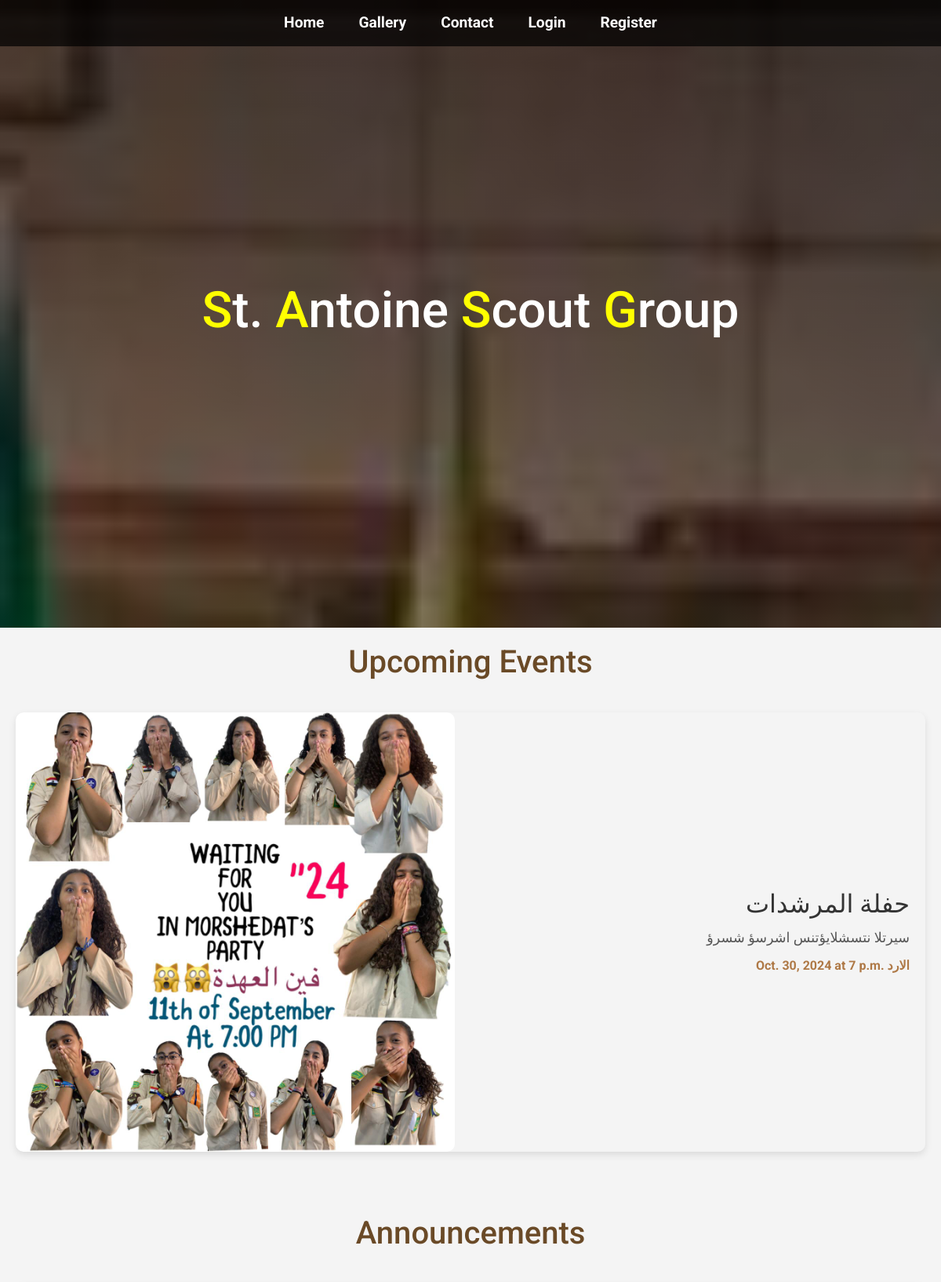
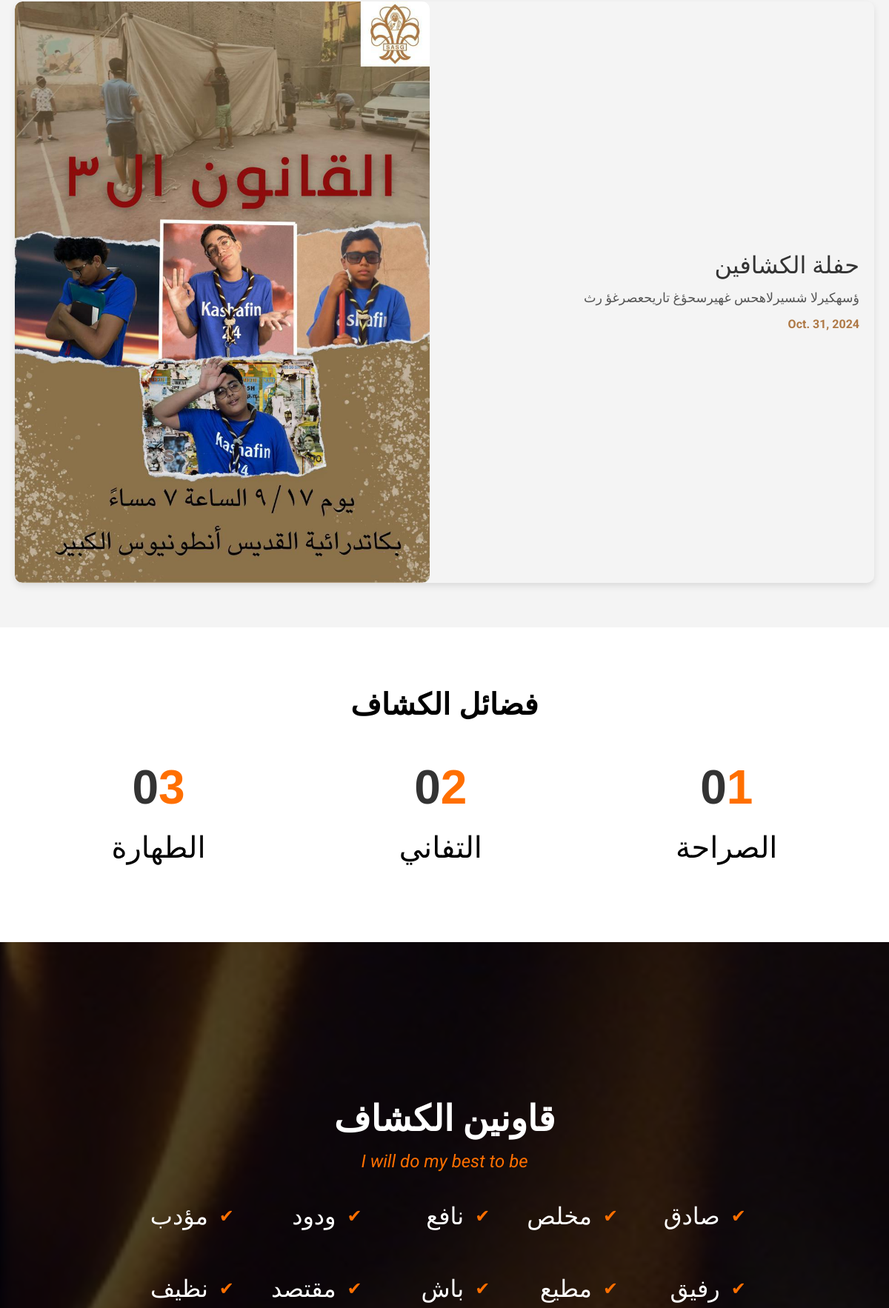
The page / (upper part) on the database its author committed (2 pictures, top to bottom).
### web/models.py (models this page shows, shortened)
class Event(models.Model):
    title = models.CharField(max_length=100)
    date = models.DateField(blank=True, null=True)
    time = models.TimeField(blank=True, null=True)
    location = models.CharField(max_length=100, blank=True)
    description = models.TextField(blank=True)
    image = models.ImageField(upload_to='event_images', blank=True)
    display_on_home = models.BooleanField(default=False)

class Announcement(models.Model):
    title = models.CharField(max_length=100)
    date = models.DateField(blank=True, null=True)
    description = models.TextField(blank=True)
    image = models.ImageField(upload_to='announcement_images', blank=True)
    display_on_home = models.BooleanField(default=False)

### web/views.py (the view)
# urls.py: 2. Add a URL to urlpatterns:  path('', views.home, name='home')
def home(request):
    announcements = Announcement.objects.all()
    events = Event.objects.all()
    galleries = Gallery.objects.prefetch_related('files').order_by('-id').all()  # Prefetch related files for performance
    return render(request, 'home.html', {'announcements': announcements, 'events': events, 'galleries': galleries})

### web/templates/home.html (shortened to what this page needs)
{% extends 'base.html' %}
{% block content %}
<div class="hero">
    <div>
        <h1>
            <span style="color: yellow;">S</span>t. <span style="color: yellow;">A</span>ntoine <span style="color: yellow;">S</span>cout <span style="color: yellow;">G</span>roup
        </h1>
    </div>
</div>
{% if events %}
<section id="event" class="event">
    <h2>Upcoming Events</h2>
    {% for event in events %}
        <div class="event-item {% cycle 'left' 'right' %}">
            <div class="event-text {% if not event.image %}no-image{% endif %}">
                <h1>{{ event.title }}</h1>
                <p>{{ event.description }}</p>
                <strong>{{ event.date }} at {{ event.time }}</strong>
                <strong>{{ event.location }}</strong>
            </div>
            {% if event.image %}
            <div class="event-image">
                <img src="{{ event.image.url }}" alt="{{ event.title }}">
            </div>
            {% endif %}
        </div>
    {% endfor %}
</section>
{% endif %}
 {% if announcements %}
<section id="announcement" class="announcement">
    <h2>Announcements</h2>
    {% for announcement in announcements %}
    {% if announcement.display_on_home %}
        <div class="announcement-item {% cycle 'left' 'right' %}">
            <div class="announcement-text {% if not announcement.image %}no-image{% endif %}">
                <h1>{{ announcement.title }}</h1>
                <p>{{ announcement.description }}</p>
                <strong>{{ announcement.date }}</strong>
            </div>
            {% if announcement.image %}
            <div class="announcement-image">
                <img src="{{ announcement.image.url }}" alt="{{ announcement.title }}">
            </div>
            {% endif %}
        </div>
    {% endif %}
    {% endfor %}
</section>
{% endif %}
<section id="scout-promise" class="scout-promise">
    <h2>فضائل الكشاف</h2>
    <div class="promise-list">
        <div class="promise-item">
            <h3><span style="font-weight: bold;">0</span><span class="number">1</span></h3>
            <p>الصراحة</p>
        </div>
        <div class="promise-item">
            <h3><span style="font-weight: bold;">0</span><span class="number">2</span></h3>
            <p>التفاني</p>
        </div>
        <div class="promise-item">
            <h3><span style="font-weight: bold;">0</span><span class="number">3</span></h3>
            <p>الطهارة</p>
        </div>
    </div>
</section>
<section id="scout-laws" class="scout-laws" dir="rtl">
    <h2>قاونين الكشاف</h2>
    <p><em>I will do my best to be</em></p>
    <ul>
        <li>صادق</li>
        <li>مخلص</li>
        <li>نافع</li>
        <li>ودود</li>
        <li>مؤدب</li>
        <li>رفيق</li>
        <li>مطيع</li>
        <li>باش</li>
        <li>مقتصد</li>
        <li>نظيف</li>
    </ul>
</section>
{% endblock %}

### static/css/style.css (style rules this page uses)
body { margin: 0; padding: 0; font-family: 'Roboto', sans-serif; background-color: var(--background-color); }
.hero { height: 100vh; background: linear-gradient(rgba(0, 0, 0, 0.5), rgba(0, 0, 0, 0.5)), url('../assets/sasg_pic.jpg') no-repeat center center/cover fixed; display: flex; justify-content: center; align-items: center; text-align: center; }
.hero h1 { font-size: 4rem; color: white; }
section { padding: 80px 80px; margin: auto; text-align: center; }
section h2 { font-size: 2.5rem; color: var(--primary-color); margin-bottom: 20px; }
section p { font-size: 1.2rem; line-height: 1.6; color: var(--text-color); }
.scout-laws { background: url('../assets/scout-laws.webp') no-repeat center center/cover fixed; background-color: rgba(0, 0, 0, 0.7); background-blend-mode: darken; padding: 80px 0; text-align: center; color: white; height: 100vh; display: flex; flex-direction: column; align-content: stretch; justify-content: center; align-items: center; text-align: right; }
#scout-laws h2 { font-size: 3rem; font-weight: bold; text-transform: uppercase; color: white; z-index: 2; position: relative; margin-bottom: 10px; }
#scout-laws p { font-size: 1.5rem; font-style: italic; color: #ff6f00; z-index: 2; position: relative; margin-bottom: 30px; }
#scout-laws ul { list-style: none; padding: 0; margin: 0 auto; display: grid; grid-template-columns: repeat(5, 5fr); gap: 50px; max-width: 1000px; z-index: 2; position: relative; }
#scout-laws li { font-size: 2rem; display: flex; align-items: center; justify-content: right; }
#scout-laws li::before { content: '✔'; font-size: 1.5rem; color: #ff6f00; margin-left: 15px; display: inline-block; }
#scout-laws * { position: relative; z-index: 2; }
#scout-promise { background-color: #fff; text-align: center; padding: 80px 20px; font-family: 'Arial', sans-serif; }
#scout-promise h2 { font-size: 2.5rem; font-weight: bold; margin-bottom: 50px; text-transform: uppercase; color: #000; }
.promise-list { display: flex; justify-content: space-around; flex-direction: row-reverse; }
.promise-item { text-align: center; }
.promise-item h3 { font-size: 4rem; margin: 0; }
.promise-item .number { color: #ff6f00; font-weight: bold; }
.promise-item p { margin-top: 10px; font-size: 2.5rem; color: #000; }
.announcement { padding: 20px; max-width: 1200px; margin: 0 auto; }
.announcement h2 { text-align: center; font-size: 2.5em; margin-bottom: 40px; color: var(--secondary-dark); }
.announcement-item { display: flex; flex-wrap: wrap; align-items: center; margin-bottom: 40px; border-radius: 10px; box-shadow: 0 4px 10px rgba(0, 0, 0, 0.1); overflow: hidden; }
.announcement-item.left .announcement-image { order: 1; }
.announcement-item.left .announcement-text { order: 2; text-align: right; }
.announcement-image { flex: 1; width: 50%; min-width: 300px; max-width: 600px; }
.announcement-image img { width: 100%; height: auto; object-fit: cover; border-radius: 10px; }
.announcement-text { flex: 1; padding: 20px; }
.announcement-text h1 { font-size: 2em; margin-bottom: 10px; color: var(--text-color); }
.announcement-text p { font-size: 1.1em; margin-bottom: 10px; color: var(--muted-color); }
.announcement-text strong { font-size: 1em; color: var(--secondary-color); }
.event { padding: 20px; max-width: 1200px; margin: 0 auto; }
.event h2 { text-align: center; font-size: 2.5em; margin-bottom: 40px; color: var(--secondary-dark); }
.event-item { display: flex; flex-wrap: wrap; align-items: center; margin-bottom: 40px; border-radius: 10px; box-shadow: 0 4px 10px rgba(0, 0, 0, 0.1); overflow: hidden; }
.event-item.left .event-image { order: 1; }
.event-item.left .event-text { order: 2; text-align: right; }
.event-image { flex: 1; width: 50%; min-width: 300px; max-width: 600px; }
.event-image img { width: 100%; height: auto; object-fit: cover; border-radius: 10px; }
.event-text { flex: 1; padding: 20px; }
.event-text h1 { font-size: 2em; margin-bottom: 10px; color: var(--text-color); }
.event-text p { font-size: 1.1em; margin-bottom: 10px; color: var(--muted-color); }
.event-text strong { font-size: 1em; color: var(--secondary-color); }

### rows shown on the page
Event: title "حفلة المرشدات", description "سيرتلا نتسشلايؤتنس اشرسؤ شسرؤ", date "Oct. 30, 2024", time "7 p.m.", location "الارد", image (picture)
Announcement: title "حفلة الكشافين", description "ؤسهكيرلا شسيرلاهحس غهيرسحؤغ تاريحعصرغؤ رث", date "Oct. 31, 2024", image (picture)
